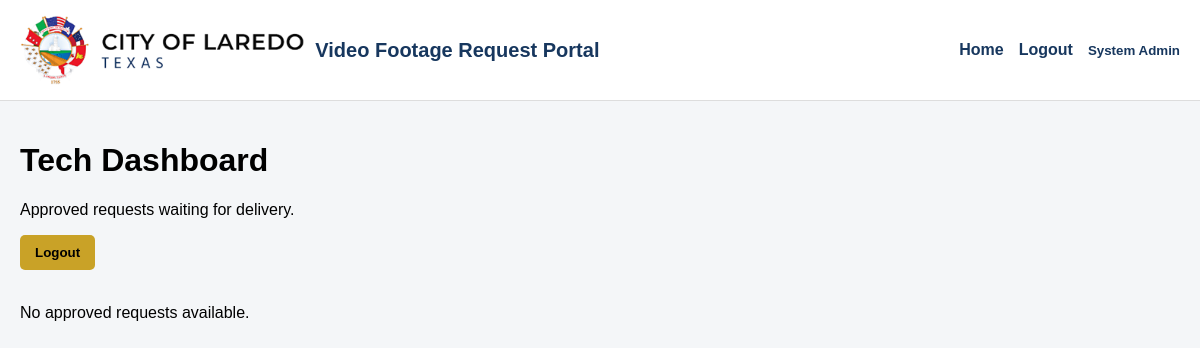
Before: /tech/dashboard (signed in) with the older database file.
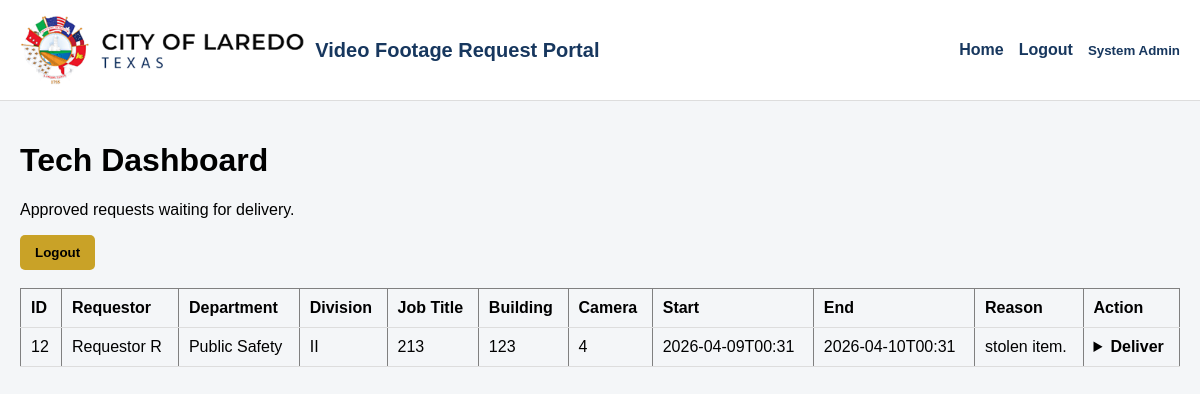
After: the same page with the newer database file.
### tables this page shows
CREATE TABLE footage_requests (
  id INTEGER PRIMARY KEY AUTOINCREMENT,
  requestor_id INTEGER NOT NULL,
  camera_location TEXT NOT NULL,
  start_time TEXT NOT NULL,
  end_time   TEXT NOT NULL,
  reason TEXT NOT NULL,
  status TEXT NOT NULL DEFAULT 'Pending'
    CHECK (status IN ('Pending','Approved','Denied','Completed')),
  director_id INTEGER,
  director_comment TEXT,
  decided_at TEXT,
  tech_id INTEGER,
  completed_at TEXT,
  footage_path TEXT,
  submitted_at TEXT NOT NULL DEFAULT (datetime('now')),
  updated_at TEXT NOT NULL DEFAULT (datetime('now')), division TEXT, job_title TEXT, building TEXT,
  FOREIGN KEY (requestor_id) REFERENCES users(id),
  FOREIGN KEY (director_id)  REFERENCES users(id),
  FOREIGN KEY (tech_id)      REFERENCES users(id)
);

CREATE TABLE users (
  id INTEGER PRIMARY KEY AUTOINCREMENT,
  first_name TEXT NOT NULL,
  last_name  TEXT NOT NULL,
  email      TEXT NOT NULL UNIQUE,
  password_hash TEXT NOT NULL,
  role TEXT NOT NULL CHECK (role IN ('requestor','director','tech','admin')),
  department TEXT,
  is_active INTEGER NOT NULL DEFAULT 1,
  created_at TEXT NOT NULL DEFAULT (datetime('now')),
  updated_at TEXT NOT NULL DEFAULT (datetime('now'))
, employee_id TEXT, division TEXT, job_title TEXT);

### app.py (the view)
    @app.route("/tech/dashboard")
    @login_required
    @role_required("admin", "tech")
    def tech_dashboard():
        db = get_db()
        rows = db.execute(
            """
            SELECT
                fr.id,
                fr.building,
                fr.division,
                fr.job_title,
                fr.camera_location,
                fr.start_time,
                fr.end_time,
                fr.reason,
                fr.status,
                fr.submitted_at,
                u.first_name,
                u.last_name,
                u.department
            FROM footage_requests fr
            JOIN users u ON fr.requestor_id = u.id
            WHERE fr.status = 'Approved'
            ORDER BY fr.submitted_at DESC
            """
        ).fetchall()
        return render_template("tech_dashboard.html", requests=rows)

### auth.py (called while the page is built)
def login_required(view):
    @wraps(view)
    def wrapped(*args, **kwargs):
        if session.get("user_id") is None:
            return redirect(url_for("login"))
        return view(*args, **kwargs)
    return wrapped

def role_required(*roles):
    def decorator(view):
        @wraps(view)
        def wrapped(*args, **kwargs):
            if session.get("user_id") is None:
                return redirect(url_for("login"))
            if session.get("role") not in roles:
                flash("You do not have permission to access that page.", "error")
                log_action("ACCESS_DENIED")
                return redirect(url_for("dashboard"))
            return view(*args, **kwargs)
        return wrapped
    return decorator

### db.py (called while the page is built)
def get_db():
    if "db" not in g:
        g.db = sqlite3.connect(current_app.config["DATABASE"])
        g.db.row_factory = sqlite3.Row
        g.db.execute("PRAGMA foreign_keys = ON;")
    return g.db

### templates/tech_dashboard.html (shortened to what this page needs)
{% extends "base.html" %}
{% block content %}
  <h1>Tech Dashboard</h1>
  <p>Approved requests waiting for delivery.</p>
  <a href="{{ url_for('logout') }}">
    <button type="button">Logout</button>
  </a>
  <br><br>
  {% if requests %}
    <table border="1" cellpadding="8">
      <tr>
        <th>ID</th>
        <th>Requestor</th>
        <th>Department</th>
        <th>Division</th>
        <th>Job Title</th>
        <th>Building</th>
        <th>Camera</th>
        <th>Start</th>
        <th>End</th>
        <th>Reason</th>
        <th>Action</th>
      </tr>
      {% for row in requests %}
      <tr>
        <td>{{ row.id }}</td>
        <td>{{ row.first_name }} {{ row.last_name }}</td>
        <td>{{ row.department }}</td>
        <td>{{ row.division }}</td>
        <td>{{ row.job_title }}</td>
        <td>{{ row.building }}</td>
        <td>{{ row.camera_location }}</td>
        <td>{{ row.start_time }}</td>
        <td>{{ row.end_time }}</td>
        <td>{{ row.reason }}</td>
        <td style="vertical-align:top;">
          <details>
            <summary style="cursor:pointer; font-weight:bold;">Deliver</summary>
            <br>
          </details>
        </td>
      </tr>
      {% endfor %}
    </table>
  {% else %}
    <p>No approved requests available.</p>
  {% endif %}
{% endblock %}

Changed rows visible on the page:
now on this page (row edited): footage_requests: id "12", first_name "Requestor", last_name "R", department "Public Safety", division "II", job_title "213", building "123", camera_location "4", start_time "2026-04-09T00:31", end_time "2026-04-10T00:31", reason "stolen item."
Other visible differences:
text no longer shown: "No approved requests available."
text now shown: "ID Requestor Department Division Job Title Building Camera Start End Reason Action"
